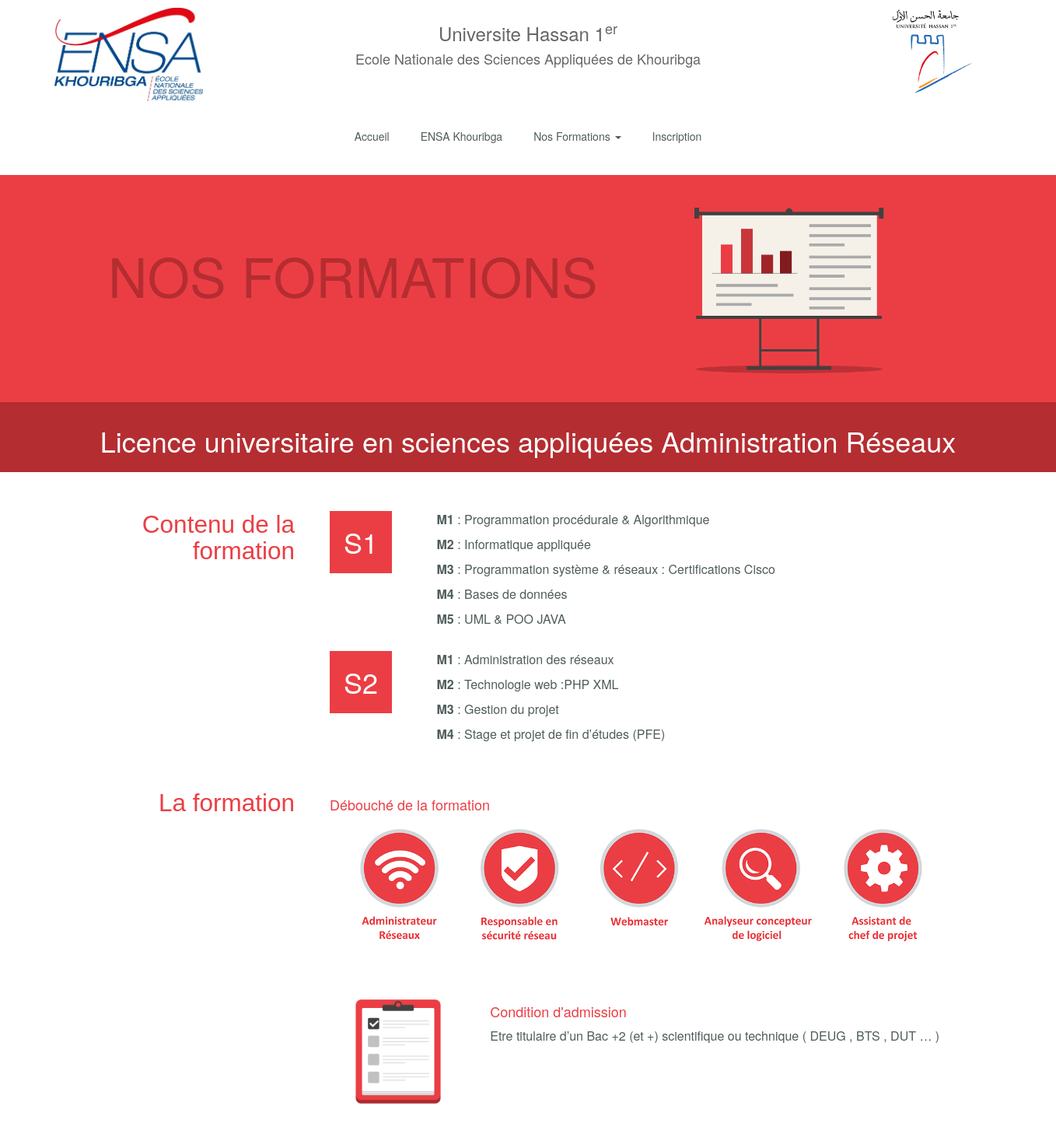
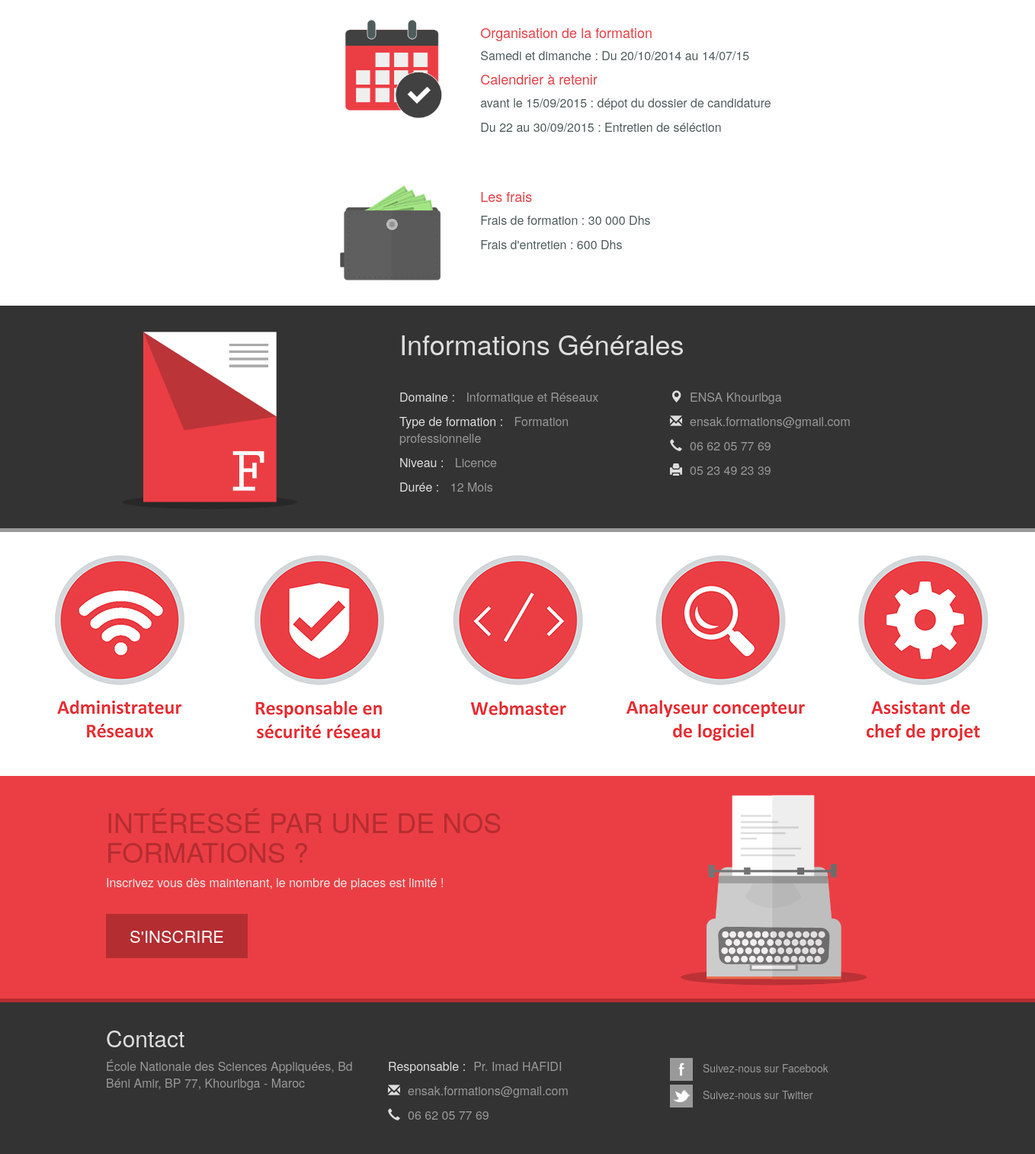
The page /fr/formations.php?id_page=lar on the database its author committed (2 pictures, top to bottom).
### tables this page shows
CREATE TABLE IF NOT EXISTS `formations` (
  `id_formations` varchar(40) NOT NULL,
  `menu_titre` varchar(100) NOT NULL,
  `niveau` varchar(100) NOT NULL,
  `id_logo` varchar(100) NOT NULL,
  `titre` varchar(255) NOT NULL,
  `nbr_semestre` int(10) NOT NULL,
  `domaine` varchar(100) NOT NULL,
  `type_formations` varchar(100) NOT NULL,
  `duree` varchar(20) NOT NULL,
  `email` varchar(50) NOT NULL,
  `telephone` varchar(60) NOT NULL,
  `fax` varchar(40) NOT NULL,
  `Debouche_formations` varchar(100) NOT NULL,
  `condition_admission` varchar(255) NOT NULL,
  `organisation_formations` varchar(255) NOT NULL,
  `date_depot` varchar(255) NOT NULL,
  `date_entretien` varchar(255) NOT NULL,
  `frais_formations` varchar(10) NOT NULL,
  `frais_entretien` varchar(10) NOT NULL,
  `logo_sponsor` varchar(100) NOT NULL,
  PRIMARY KEY (`id_formations`)
);

CREATE TABLE IF NOT EXISTS `module` (
  `id_module` varchar(50) NOT NULL,
  `nom_module` varchar(100) NOT NULL,
  `id_semestre` varchar(20) NOT NULL,
  `id_formations` varchar(40) NOT NULL,
  PRIMARY KEY (`id_module`)
);

### Model/constructconnect.php (called while the page is built)
<?php
$this->_db = new PDO('mysql:host=localhost;dbname=db_fc','root', '');
?>

### Model/functdb.php (called while the page is built, shortened)
<?php
Class functdb {
  public $_db;
  public function __construct() {
    include("../Model/constructconnect.php");
  }
	public function getformationlinewithid($id_page,$index){
    $all_ins=$this->_db->query("select * from formations where id_formations='$id_page'");
    $all_ins->setFetchMode(PDO::FETCH_NUM);
    $ligne_ins=$all_ins->fetch();
    return $ligne_ins[$index];
	}
}
?>

### fr/formations.php (the view, shortened to what this page needs)
<?php
  include "../Model/connect.php";
  include_once "../Model/functdb.php";
  $functdb = new functdb();
include("../Layouts/headstatic.php");
?>
<body>
    <div class="col-lg-12">
        <div class="top-banner">
            <div class="col-lg-2">
                <img src="../images/logo-ensak.jpg">
            </div>
            <div class="col-lg-8">
                <h3>Universite Hassan 1<sup>er</sup></h3>
                <h4>Ecole Nationale des Sciences Appliquées de Khouribga</h4>
            </div>
            <div class="col-lg-2">
                <img src="../images/logo-uh1.png">
            </div>
        </div>
    </div>
    <?php $id = $id_page; include("menu.php");  ?>
      <div class="inscription">
        <div class="container">
          <div class="col-lg-12">
            <div class="col-lg-8">
              <h1 class="title">NOS FORMATIONS</h1>
            </div>
            <div class="col-lg-4">
              <img src="../images/formation.png">
            </div>
          </div>
        </div>
      </div>
    <div class="sub">
      <h1 class="title"><?php print($functdb->getformationlinewithid($_GET['id_page'],4));?></h1>
    </div>
    <div class="section">
      <div class="container">
        <div class="col-lg-3">
          <h1 class="title">Contenu de la formation</h1>
        </div>
        <div class="col-lg-9">
          <?php
              for ($i=1; $i <=$functdb->getformationlinewithid($_GET['id_page'],5); $i++) {
          ?>
          <div class="semestre">
            <div class="col-lg-2">
              <h1 class="header-box">S<?php echo $i;?></h1>
            </div>
            <div class="col-lg-10 modules">
              <?php
                $id_page=$_GET['id_page'];
                $all_nbr_module=$_db->query("select count(id_semestre) from module where id_formations='$id_page' AND id_semestre='Semestre $i'");
                $all_nbr_module->setFetchMode(PDO::FETCH_NUM);
                $ligne_nbr_module=$all_nbr_module->fetch();
                for ($j=1; $j <=$ligne_nbr_module[0]; $j++) {
                    $all_nom_module=$_db->query("select nom_module from module where id_module='$id_page-S$i-M$j'");
                    $all_nom_module->setFetchMode(PDO::FETCH_NUM);
                    $ligne_nom_module=$all_nom_module->fetch();
              ?>
              <p><strong>M<?php echo $j;?> </strong>: <?php print($ligne_nom_module[0]); ?></p>
              <?php  } ?>
            </div>
          </div>
          <?php  } ?>
        </div>
      </div>
    </div>
    <div class="section">
      <div class="container">
        <div class="col-lg-3">
          <h1 class="title">La formation</h1>
        </div>
        <?php $rest = substr($functdb->getformationlinewithid($_GET['id_page'],12), -3);
        if($rest=="jpg" || $rest=="jpeg" || $rest=="gif" || $rest=="png") { ?>
        <div class="col-lg-9 section-content">
          <div class="col-lg-12">
            <h4>Débouché de la formation</h4>
            <img src='<?php echo $functdb->getformationlinewithid($_GET['id_page'],12);?>'>
          </div>
        </div>
        <?php }?>
      </div>
    </div>
    <div class="section">
      <div class="container">
        <div class="col-lg-3"></div>
        <div class="col-lg-9 section-content">
          <div class="col-lg-3">
            <img src="../images/checklist.png">
          </div>
          <div class="col-lg-9">
            <h4>Condition d'admission</h4>
            <p><?php print($functdb->getformationlinewithid($_GET['id_page'],13)); ?></p>
          </div>
        </div>
      </div>
    </div>
    <div class="section">
      <div class="container">
        <div class="col-lg-3"></div>
        <div class="col-lg-9 section-content">
          <div class="col-lg-3">
            <img src="../images/calendar.png">
          </div>
          <div class="col-lg-9">
            <h4>Organisation de la formation</h4>
            <p><?php print($functdb->getformationlinewithid($_GET['id_page'],14)); ?></p>
            <h4>Calendrier à retenir</h4>
            <p><?php print($functdb->getformationlinewithid($_GET['id_page'],15)); ?> : dépot du dossier de candidature</p>
            <p><?php print($functdb->getformationlinewithid($_GET['id_page'],16)); ?> : Entretien de séléction</p>
          </div>
        </div>
      </div>
    </div>
    <div class="section">
      <div class="container">
        <div class="col-lg-3"></div>
        <div class="col-lg-9 section-content">
          <div class="col-lg-3">
            <img src="../images/wallet.png">
          </div>
          <div class="col-lg-9">
            <h4>Les frais</h4>
            <p>Frais de formation : <?php print($functdb->getformationlinewithid($_GET['id_page'],17)); ?></p>
            <p>Frais d'entretien : <?php print($functdb->getformationlinewithid($_GET['id_page'],18)); ?></p>
          </div>
        </div>
      </div>
    </div>
    <div class="info-general">
      <div class="container">
        <div class="col-lg-12">
          <div class="col-lg-4">
            <img src="../images/info-general.png">
          </div>
          <div class="col-lg-8">
            <h1>Informations Générales</h1>
            <div class="col-lg-6">
              <p><span>Domaine :</span> <?php print($functdb->getformationlinewithid($_GET['id_page'],6)); ?></p>
              <p><span>Type de formation :</span> <?php print($functdb->getformationlinewithid($_GET['id_page'],7)); ?></p>
              <p><span>Niveau :</span> <?php print($functdb->getformationlinewithid($_GET['id_page'],2)); ?></p>
              <p><span>Durée :</span> <?php print($functdb->getformationlinewithid($_GET['id_page'],8)); ?></p>
            </div>
            <div class="col-lg-6">
              <p><span class="glyphicon glyphicon-map-marker"></span>ENSA Khouribga</p>
              <p><span class="glyphicon glyphicon-envelope"></span><?php print($functdb->getformationlinewithid($_GET['id_page'],9)); ?></p>
              <p><span class="glyphicon glyphicon-earphone"></span><?php print($functdb->getformationlinewithid($_GET['id_page'],10)); ?></p>
              <p><span class="glyphicon glyphicon-print"></span>05 23 49 23 39</p>
            </div>
          </div>
        </div>
      </div>
    </div>
    <?php $rest = substr($functdb->getformationlinewithid($_GET['id_page'],19), -3);
        if($rest=="jpg" || $rest=="jpeg" || $rest=="gif" || $rest=="png") { ?>
    <div class="logos"><img src='<?php echo $functdb->getformationlinewithid($_GET['id_page'],19);?>'></div>
    <?php } ?>
<?php include "../Layouts/footerstatic.php"; ?>
</body>
</html>

### css/style.css (style rules this page uses)
html, body, ol, ul, li, h1, h2, h3, h4, h5, h6, p, form, img, table, dl, dt, dd, img { padding: 0; margin: 0; outline: none; }
body { font-family: Verdana, Geneva, Tahoma, Arial, Helvetica, sans-serif; }
p { font-size: 16px; line-height: 22px; }
sup { vertical-align: super; font-size: smaller; }
.top-banner { text-align: center; margin-top: 10px; margin-bottom: 20px; padding-left: 40px; padding-right: 40px; height: 120px; }
.top-banner h3, .top-banner h4 { color : #666; }
.top-banner img { width: auto; height: 120px; }
.inscription { background-color: #eb3e44; color: #ebebeb; padding-top: 10px; padding-bottom: 10px; }
.inscription h1 { margin-top: 30px; color: #b42d31; }
.inscription h1.title { margin-top: 80px; font-size: 500%; color: #b42d31; }
.inscription img { text-align: center; width: 80%; height: auto; }
.sub { text-align: center; padding-bottom: 10px; padding-top: 10px; color: #ffffff; background-color: #b42d31; margin-bottom: 30px; }
.section { padding-bottom: 30px; color: #4f5c5c; }
.section h1.title { font-family: Helvetica, sans-serif; font-size: 2.25em; color: #eb3e44; text-align: right; }
.section .semestre h1.header-box { width: 80px; height: 80px; padding-top: 20px; text-align: center; background-color: #eb3e44; color: #ffffff; }
.section .semestre .modules { padding-top: 20px; }
.section .section-content h4 { color: #eb3e44; }
.section .section-content { padding-top: 20px; }
.section .section-content img { width: 100%; height: auto; text-align: center; }
.info-general { background-color: #333333; border-bottom: 5px solid #999999; color: #999999; padding-top: 10px; padding-bottom: 10px; }
.info-general h1 { padding-left: 15px; color: #dedede; margin-bottom: 40px; }
.info-general img { text-align: center; width: 80%; height: auto; }
.info-general span { color: #dedede; margin-right: 10px; }
.logos { text-align: center; padding-top: 10px; padding-bottom: 10px; }

### css/adminstyle.css (style rules this page uses)
html, body, ol, ul, li, h1, h2, h3, h4, h5, h6, p, form, img, table, dl, dt, dd, img { padding: 0; margin: 0; outline: none; }
body { font-family: Verdana, Geneva, Tahoma, Arial, Helvetica, sans-serif; }
p { font-size: 16px; line-height: 22px; }
sup { vertical-align: super; font-size: smaller; }

### rows shown on the page
formations: titre "Licence universitaire en sciences appliquées Administration Réseaux", Debouche_formations (picture), condition_admission "Etre titulaire d’un Bac +2 (et +) scientifique ou technique ( DEUG , BTS , DUT … )", organisation_formations "Samedi et dimanche : Du 20/10/2014 au 14/07/15", date_depot "avant le 15/09/2015", date_entretien "Du 22 au 30/09/2015", frais_formations "30 000 Dhs", frais_entretien "600 Dhs", domaine "Informatique et Réseaux", type_formations "Formation professionnelle", niveau "Licence", duree "12 Mois", email "ensak.formations@gmail.com", telephone "06 62 05 77 69", logo_sponsor (picture)
module: nom_module "Programmation procédurale & Algorithmique"
module: nom_module "Informatique appliquée"
module: nom_module "Programmation système & réseaux : Certifications Cisco"
module: nom_module "Bases de données"
module: nom_module "UML & POO JAVA"
module: nom_module "Administration des réseaux"
module: nom_module "Technologie web :PHP XML"
module: nom_module "Gestion du projet"
module: nom_module "Stage et projet de fin d’études (PFE)"
